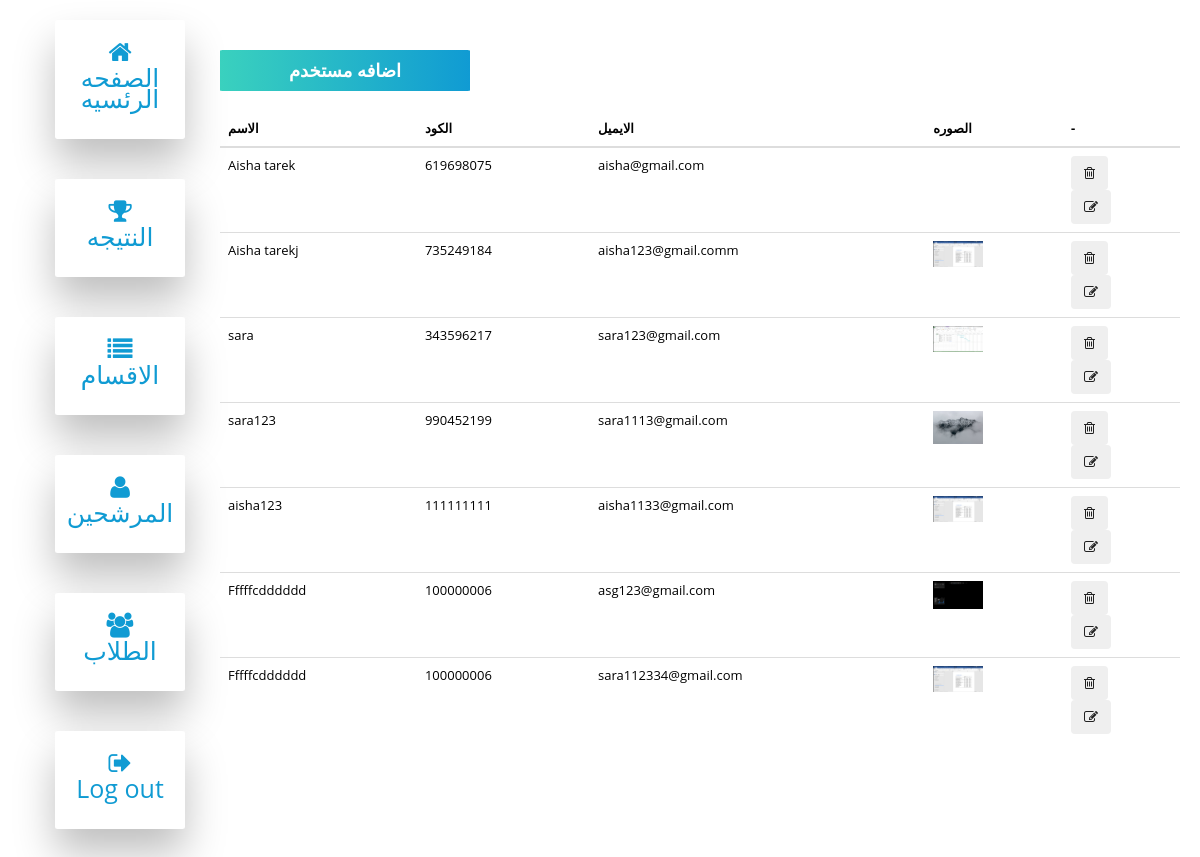
/dashboard/users/displayUsers.php (signed in), run on the app's committed database.
### tables this page shows
CREATE TABLE `users` (
  `id` int(11) NOT NULL,
  `name` varchar(255) NOT NULL,
  `code` int(9) NOT NULL,
  `email` varchar(255) NOT NULL,
  `password` varchar(255) NOT NULL,
  `photo` varchar(255) DEFAULT NULL,
  `role` int(1) NOT NULL
);

### dashboard/connection.php (called while the page is built, shortened)
<?php
class DBController{
  protected  $server = "localhost";
  protected  $user = "root";
  protected  $pass = "";
  protected $database = "studentsunion";
  public function __construct(){
    $this->con = mysqli_connect($this->server, $this->user, $this->pass, $this->database);
  }
}

### dashboard/functions.php (called while the page is built, shortened)
<?php
require('connection.php');
require('users/users.php');
$db=new DBController();
$Users=new Users($db);

### dashboard/users/users.php (called while the page is built, shortened)
<?php
class Users
{
    public $db = null;
    public function __construct(DBController $db)
    {
        $this->db = $db;
    }
    public function getData()
    {
        $result = $this->db->con->query("SELECT * FROM users");
        $resultArray = array();
        while ($item = mysqli_fetch_array($result, MYSQLI_ASSOC)) {
            $resultArray[] = $item;
        }
        return $resultArray;
    }
}

### dashboard/users/displayUsers.php (the view, shortened to what this page needs)
<?php
include('../functions.php');
include("../header.php");
?>
<div class="container-fluid">
    <div class="row">
        <?php
        include("../theSideNav.php");
        ?>
        <div class="col-lg-10 col-md-9 col-sm-12 container-fluid thedetailll">
            <a href="addUser.php" class="addtotable">اضافه مستخدم</a>
            <table class="table">
                <thead>
                    <tr>
                        <th scope="col">الاسم</th>
                        <th scope="col">الكود</th>
                        <th scope="col">الايميل</th>
                        <th scope="col">الصوره</th>
                        <th>-</th>
                    </tr>
                </thead>
                <tbody>
                    <?php
                    foreach ($Users->getData() as $user) :
                        if ($user['role'] != 1) :
                    ?>
                            <tr>
                                <td><?php echo $user["name"] ?></td>
                                <td><?php echo $user["code"] ?></td>
                                <td><?php echo $user["email"] ?></td>
                                <td class="tdimg">
                                    <?php if (!empty($user['photo'])) : ?>
                                        <img src="../../uploads/users/<?php echo $user["photo"] ?>" alt="" width="50px">
                                    <?php endif; ?>
                                </td>
                                <td>
                                    <div class="d-flex justify-content-around">
                                        <form method="post">
                                            <button name="deleteItem" class="btn btn-outline-danger" type="submit"><i class="fa fa-trash-o"></i></button>
                                        </form>
                                        <a href="<?php printf('%s?id=%s', 'updateUser.php',  $user['id']); ?>">
                                            <button class="btn btn-outline-info"><i class="fa fa-edit"></i></button>
                                        </a>
                                    </div>
                                </td>
                            </tr>
                    <?php
                        endif;
                    endforeach;
                    ?>
                </tbody>
            </table>
        </div>
    </div>
</div>
<?php
include("../footer.php");
?>

### css/templatemo_style.css (style rules this page uses)
html, button, input, select, textarea { color: #222; }
img { vertical-align: middle; }
html, body { font-size: 100%; width: 100%; height: 100%; -webkit-font-smoothing: antialiased; -moz-osx-font-smoothing: grayscale; vertical-align: baseline; }
body { font: 13px/21px "Open Sans", Arial, sans-serif; color: #838383; background-color: white; }
a { color: #26b864; text-decoration: none !important; -webkit-transition: all 200ms ease-in; -moz-transition: all 200ms ease-in; -ms-transition: all 200ms ease-in; -o-transition: all 200ms ease-in; transition: all 200ms ease-in; }
*, *:before, *:after { -moz-box-sizing: border-box; -webkit-box-sizing: border-box; box-sizing: border-box; }
.addtotable { display: inline-block; background: rgb(58,209,190); background: linear-gradient(90deg, rgba(58,209,190,1) 0%, rgba(16,155,211,1) 100%); border: none; color: white; padding: 10px 10px; border-radius: 1%; margin: 10px 0; width: 250px; font-size: 18px; margin: 20px 0; font-weight: 600; text-align: center; }
.thedetailll { padding: 10px; border-radius: 2%; border-bottom: 1px; padding: 10px 20px; margin: 20px 0; }
.table td, .table th { color: black; }
.tdimg { text-align: left !important; direction: ltr !important; }

### data on the page
users: name "Aisha tarek", code "619698075", email "aisha@gmail.com"
users: name "Aisha tarekj", code "735249184", email "aisha123@gmail.comm", photo (picture)
users: name "sara", code "343596217", email "sara123@gmail.com", photo (picture)
users: name "sara123", code "990452199", email "sara1113@gmail.com", photo (picture)
users: name "aisha123", code "111111111", email "aisha1133@gmail.com", photo (picture)
users: name "Fffffcdddddd", code "100000006", email "asg123@gmail.com", photo (picture)
users: name "Fffffcdddddd", code "100000006", email "sara112334@gmail.com", photo (picture)
